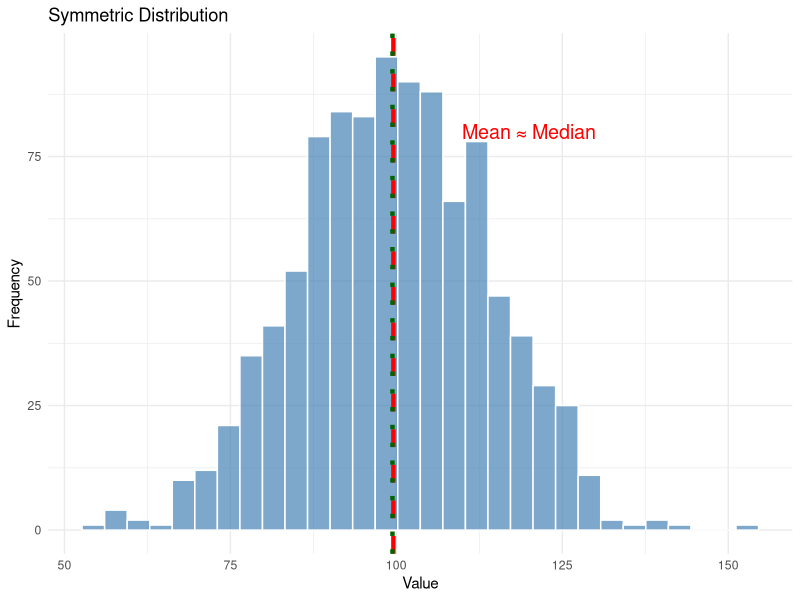
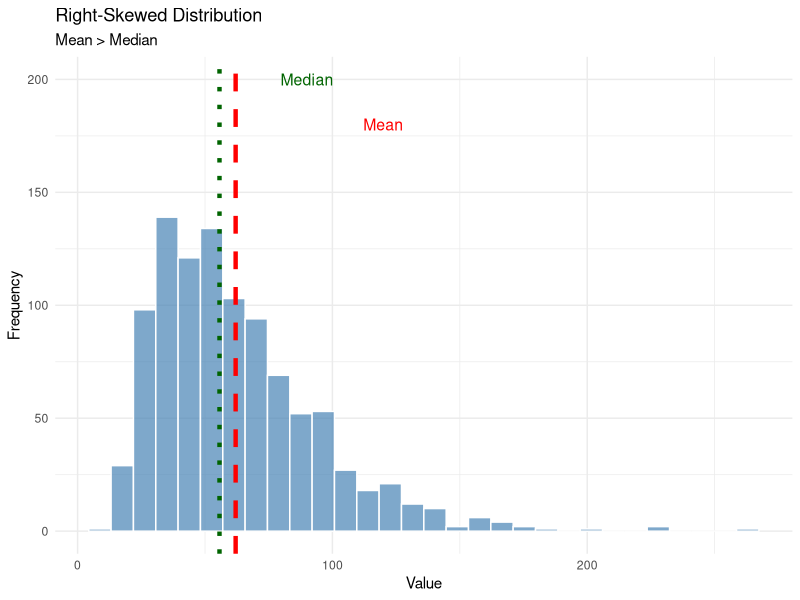
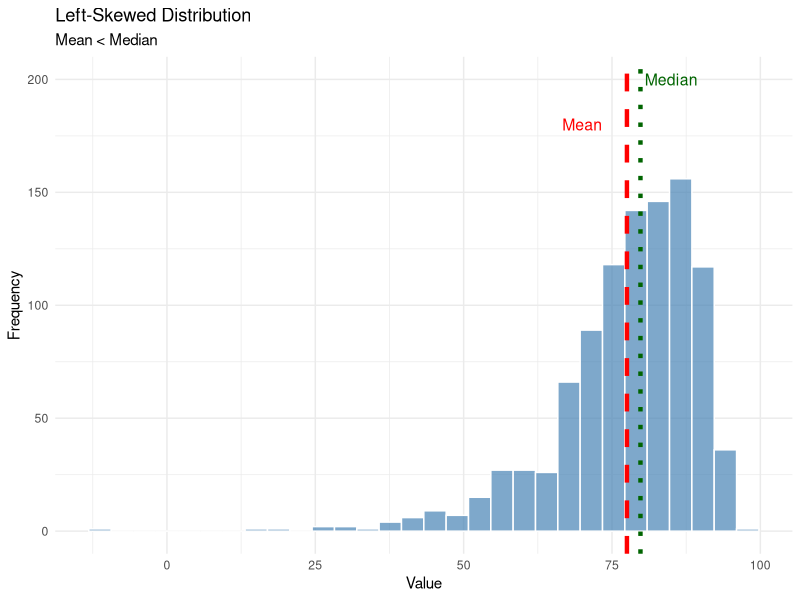
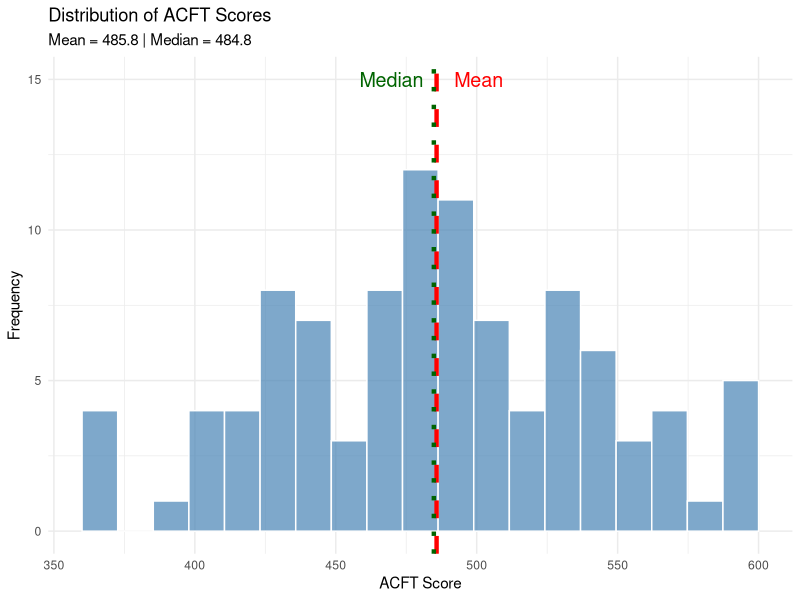

These figures' R source, in order:
## ---- chunk 1
library(tidyverse)
library(kableExtra)
set.seed(206)
## ---- chunk 2
# APFT scores
apft_scores <- c(285, 270, 295, 260, 290)

# Calculate mean
mean_score <- mean(apft_scores)
mean_score
## ---- chunk 3
ruck_A <- c(95, 98, 100, 102, 105)
mean(ruck_A)
## ---- chunk 4
ruck_B <- c(95, 98, 100, 102, 150)  # One soldier took much longer
mean(ruck_B)
## ---- chunk 5
ruck_odd <- c(105, 95, 102, 98, 100)
median(ruck_odd)
## ---- chunk 6
ruck_even <- c(95, 98, 100, 102, 105, 110)
median(ruck_even)
## ---- chunk 7
# Dataset A
ruck_A <- c(95, 98, 100, 102, 105)
cat("Mean:", mean(ruck_A), "  Median:", median(ruck_A), "\n")

# Dataset B (with outlier)
ruck_B <- c(95, 98, 100, 102, 150)
cat("Mean:", mean(ruck_B), "  Median:", median(ruck_B), "\n")
## ---- chunk 8
pullups <- c(12, 15, 15, 18, 15, 20, 18, 15, 22, 15)

# Find mode (manually - R doesn't have a built-in mode function)
table(pullups)
## ---- chunk 9
acft_rounded <- c(450, 460, 470, 470, 480, 490, 490, 500)
table(acft_rounded)
## ---- chunk 10
comparison <- tibble(
  Measure = c("Mean", "Median", "Mode"),
  Definition = c(
    "Arithmetic average",
    "Middle value when sorted",
    "Most frequent value"
  ),
  `Uses All Data?` = c("Yes", "No", "No"),
  `Resistant to Outliers?` = c("No", "Yes", "Yes"),
  `Works for Categorical?` = c("No", "No", "Yes"),
  `Best Used When` = c(
    "Symmetric distribution, no outliers",
    "Skewed distribution or outliers present",
    "Finding most common category"
  )
)

comparison %>%
  kable() %>%
  kable_styling(bootstrap_options = c("striped", "hover")) %>%
  column_spec(1, bold = TRUE)
## ---- chunk 11
# Generate sample ACFT scores
acft_scores <- rnorm(100, mean = 480, sd = 50)

# Calculate quartiles
quartiles <- quantile(acft_scores, probs = c(0.25, 0.50, 0.75))
quartiles
## ---- chunk 12
# 90th percentile of ACFT scores
p90 <- quantile(acft_scores, probs = 0.90)
p90

# Multiple percentiles at once
percentiles <- quantile(acft_scores, probs = c(0.10, 0.25, 0.50, 0.75, 0.90))
percentiles
## ---- chunk 13
# Generate symmetric data
symmetric_data <- rnorm(1000, mean = 100, sd = 15)

ggplot(tibble(x = symmetric_data), aes(x = x)) +
  geom_histogram(bins = 30, fill = "steelblue", color = "white", alpha = 0.7) +
  geom_vline(xintercept = mean(symmetric_data), color = "red", linewidth = 1.5, linetype = "dashed") +
  geom_vline(xintercept = median(symmetric_data), color = "darkgreen", linewidth = 1.5, linetype = "dotted") +
  annotate("text", x = 120, y = 80, label = "Mean ≈ Median", size = 5, color = "red") +
  labs(title = "Symmetric Distribution", x = "Value", y = "Frequency") +
  theme_minimal()
## ---- chunk 14
# Generate right-skewed data
right_skewed <- exp(rnorm(1000, mean = 4, sd = 0.5))

ggplot(tibble(x = right_skewed), aes(x = x)) +
  geom_histogram(bins = 30, fill = "steelblue", color = "white", alpha = 0.7) +
  geom_vline(xintercept = mean(right_skewed), color = "red", linewidth = 1.5, linetype = "dashed") +
  geom_vline(xintercept = median(right_skewed), color = "darkgreen", linewidth = 1.5, linetype = "dotted") +
  annotate("text", x = 90, y = 200, label = "Median", size = 4, color = "darkgreen") +
  annotate("text", x = 120, y = 180, label = "Mean", size = 4, color = "red") +
  labs(title = "Right-Skewed Distribution", subtitle = "Mean > Median", x = "Value", y = "Frequency") +
  theme_minimal()
## ---- chunk 15
# Generate left-skewed data
left_skewed <- 100 - exp(rnorm(1000, mean = 3, sd = 0.5))

ggplot(tibble(x = left_skewed), aes(x = x)) +
  geom_histogram(bins = 30, fill = "steelblue", color = "white", alpha = 0.7) +
  geom_vline(xintercept = mean(left_skewed), color = "red", linewidth = 1.5, linetype = "dashed") +
  geom_vline(xintercept = median(left_skewed), color = "darkgreen", linewidth = 1.5, linetype = "dotted") +
  annotate("text", x = 70, y = 180, label = "Mean", size = 4, color = "red") +
  annotate("text", x = 85, y = 200, label = "Median", size = 4, color = "darkgreen") +
  labs(title = "Left-Skewed Distribution", subtitle = "Mean < Median", x = "Value", y = "Frequency") +
  theme_minimal()
## ---- chunk 16
# Simulate ACFT scores for 100 soldiers
set.seed(206)
acft_data <- tibble(
  soldier_id = 1:100,
  acft_score = pmax(360, pmin(600, rnorm(100, mean = 480, sd = 60)))
)

# Calculate all measures of location
summary_stats <- acft_data %>%
  summarize(
    n = n(),
    Mean = round(mean(acft_score), 1),
    Median = round(median(acft_score), 1),
    Q1 = round(quantile(acft_score, 0.25), 1),
    Q3 = round(quantile(acft_score, 0.75), 1),
    Min = min(acft_score),
    Max = max(acft_score)
  )

summary_stats %>%
  kable() %>%
  kable_styling(bootstrap_options = c("striped", "hover"))
## ---- chunk 17
ggplot(acft_data, aes(x = acft_score)) +
  geom_histogram(bins = 20, fill = "steelblue", color = "white", alpha = 0.7) +
  geom_vline(xintercept = mean(acft_data$acft_score),
             color = "red", linewidth = 1.5, linetype = "dashed") +
  geom_vline(xintercept = median(acft_data$acft_score),
             color = "darkgreen", linewidth = 1.5, linetype = "dotted") +
  annotate("text", x = mean(acft_data$acft_score) + 15, y = 15,
           label = "Mean", color = "red", size = 5) +
  annotate("text", x = median(acft_data$acft_score) - 15, y = 15,
           label = "Median", color = "darkgreen", size = 5) +
  labs(
    title = "Distribution of ACFT Scores",
    subtitle = paste("Mean =", round(mean(acft_data$acft_score), 1),
                     "| Median =", round(median(acft_data$acft_score), 1)),
    x = "ACFT Score",
    y = "Frequency"
  ) +
  theme_minimal()
